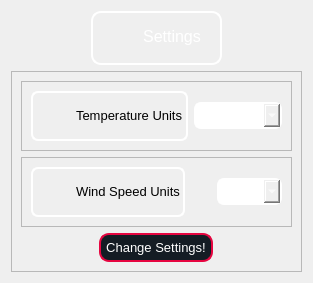
            <widget class="QWidget" name="Settings_Page">
             <layout class="QVBoxLayout" name="verticalLayout_6">
              <item alignment="Qt::AlignHCenter|Qt::AlignVCenter">
               <widget class="QFrame" name="frame_23">
                <property name="styleSheet">
                 <string notr="true">QFrame{
    border-radius: 10px;
    border: 2px solid  white;
    padding: 5px;
color:white;}
QLabel{
border:0px;
}</string>
                </property>
                <property name="frameShape">
                 <enum>QFrame::StyledPanel</enum>
                </property>
                <property name="frameShadow">
                 <enum>QFrame::Raised</enum>
                </property>
                <layout class="QHBoxLayout" name="horizontalLayout_13">
                 <property name="spacing">
                  <number>0</number>
                 </property>
                 <property name="leftMargin">
                  <number>0</number>
                 </property>
                 <property name="topMargin">
                  <number>0</number>
                 </property>
                 <property name="bottomMargin">
                  <number>0</number>
                 </property>
                 <item>
                  <widget class="QLabel" name="label_16">
                   <property name="minimumSize">
                    <size>
                     <width>40</width>
                     <height>40</height>
                    </size>
                   </property>
                   <property name="maximumSize">
                    <size>
                     <width>40</width>
                     <height>40</height>
                    </size>
                   </property>
                   <property name="text">
                    <string />
                   </property>
                   <property name="pixmap">
                    <pixmap resource="../Qss/icons/_icons.qrc">:/icons/Icons/feather/settings.png</pixmap>
                   </property>
                   <property name="scaledContents">
                    <bool>true</bool>
                   </property>
                  </widget>
                 </item>
                 <item alignment="Qt::AlignHCenter">
                  <widget class="QLabel" name="label_11">
                   <property name="font">
                    <font>
                     <pointsize>12</pointsize>
                    </font>
                   </property>
                   <property name="layoutDirection">
                    <enum>Qt::LeftToRight</enum>
                   </property>
                   <property name="text">
                    <string>Settings</string>
                   </property>
                   <property name="alignment">
                    <set>Qt::AlignHCenter|Qt::AlignTop</set>
                   </property>
                  </widget>
                 </item>
                </layout>
               </widget>
              </item>
              <item alignment="Qt::AlignHCenter">
               <widget class="QFrame" name="frame_22">
                <property name="sizePolicy">
                 <sizepolicy hsizetype="Preferred" vsizetype="Expanding">
                  <horstretch>0</horstretch>
                  <verstretch>0</verstretch>
                 </sizepolicy>
                </property>
                <property name="styleSheet">
                 <string notr="true">#frame_30,#frame_31,#frame_32,#temp_units_settings,#wind_speed_settings,#Rain_settings,QPushButton{
border:2px solid white;
padding:3px;
border-radius:7px;
color:white;}
#label_28,#label_27,#label_26{
margin:5px;}
QPushButton{
	background-color:#141C24;
	border : 2px solid #E60540;
	padding:5px;
	border-radius:10px;
color:white;
}
QPushButton:hover {
    background-color: rgba(230, 5, 64, 0.3);;
}

</string>
                </property>
                <property name="frameShape">
                 <enum>QFrame::StyledPanel</enum>
                </property>
                <property name="frameShadow">
                 <enum>QFrame::Raised</enum>
                </property>
                <layout class="QVBoxLayout" name="verticalLayout_26">
                 <item alignment="Qt::AlignBottom">
                  <widget class="QFrame" name="frame_29">
                   <property name="frameShape">
                    <enum>QFrame::StyledPanel</enum>
                   </property>
                   <property name="frameShadow">
                    <enum>QFrame::Raised</enum>
                   </property>
                   <layout class="QHBoxLayout" name="horizontalLayout_30">
                    <item alignment="Qt::AlignVCenter">
                     <widget class="QFrame" name="frame_30">
                      <property name="frameShape">
                       <enum>QFrame::StyledPanel</enum>
                      </property>
                      <property name="frameShadow">
                       <enum>QFrame::Raised</enum>
                      </property>
                      <layout class="QHBoxLayout" name="horizontalLayout_33">
                       <property name="spacing">
                        <number>0</number>
                       </property>
                       <property name="leftMargin">
                        <number>0</number>
                       </property>
                       <property name="topMargin">
                        <number>0</number>
                       </property>
                       <property name="rightMargin">
                        <number>0</number>
                       </property>
                       <property name="bottomMargin">
                        <number>0</number>
                       </property>
                       <item>
                        <widget class="QLabel" name="label_26">
                         <property name="minimumSize">
                          <size>
                           <width>40</width>
                           <height>40</height>
                          </size>
                         </property>
                         <property name="maximumSize">
                          <size>
                           <width>40</width>
                           <height>40</height>
                          </size>
                         </property>
                         <property name="text">
                          <string />
                         </property>
                         <property name="pixmap">
                          <pixmap resource="../Qss/icons/_icons.qrc">:/icons/Icons/feather/thermometer.png</pixmap>
                         </property>
                         <property name="scaledContents">
                          <bool>true</bool>
                         </property>
                        </widget>
                       </item>
                       <item alignment="Qt::AlignVCenter">
                        <widget class="QLabel" name="label_7">
                         <property name="font">
                          <font>
                           <pointsize>10</pointsize>
                          </font>
                         </property>
                         <property name="text">
                          <string>Temperature Units</string>
                         </property>
                        </widget>
                       </item>
                      </layout>
                     </widget>
                    </item>
                    <item alignment="Qt::AlignRight">
                     <widget class="QComboBox" name="temp_units_settings">
                      <property name="font">
                       <font>
                        <pointsize>10</pointsize>
                       </font>
                      </property>
                      <item>
                       <property name="text">
                        <string>Celsius</string>
                       </property>
                      </item>
                      <item>
                       <property name="text">
                        <string>Fahrenheit</string>
                       </property>
                      </item>
                     </widget>
                    </item>
                   </layout>
                  </widget>
                 </item>
                 <item alignment="Qt::AlignTop">
                  <widget class="QFrame" name="frame_27">
                   <property name="frameShape">
                    <enum>QFrame::StyledPanel</enum>
                   </property>
                   <property name="frameShadow">
                    <enum>QFrame::Raised</enum>
                   </property>
                   <layout class="QHBoxLayout" name="horizontalLayout_31">
                    <item alignment="Qt::AlignVCenter">
                     <widget class="QFrame" name="frame_31">
                      <property name="font">
                       <font>
                        <pointsize>10</pointsize>
                       </font>
                      </property>
                      <property name="frameShape">
                       <enum>QFrame::StyledPanel</enum>
                      </property>
                      <property name="frameShadow">
                       <enum>QFrame::Raised</enum>
                      </property>
                      <layout class="QHBoxLayout" name="horizontalLayout_35">
                       <property name="spacing">
                        <number>0</number>
                       </property>
                       <property name="leftMargin">
                        <number>0</number>
                       </property>
                       <property name="topMargin">
                        <number>0</number>
                       </property>
                       <property name="rightMargin">
                        <number>0</number>
                       </property>
                       <property name="bottomMargin">
                        <number>0</number>
                       </property>
                       <item>
                        <widget class="QLabel" name="label_27">
                         <property name="minimumSize">
                          <size>
                           <width>40</width>
                           <height>40</height>
                          </size>
                         </property>
                         <property name="maximumSize">
                          <size>
                           <width>40</width>
                           <height>40</height>
                          </size>
                         </property>
                         <property name="text">
                          <string />
                         </property>
                         <property name="pixmap">
                          <pixmap resource="../Qss/icons/_icons.qrc">:/icons/Icons/feather/wind.png</pixmap>
                         </property>
                         <property name="scaledContents">
                          <bool>true</bool>
                         </property>
                        </widget>
                       </item>
                       <item alignment="Qt::AlignVCenter">
                        <widget class="QLabel" name="label_22">
                         <property name="font">
                          <font>
                           <pointsize>10</pointsize>
                          </font>
                         </property>
                         <property name="text">
                          <string>Wind Speed Units</string>
                         </property>
                        </widget>
                       </item>
                      </layout>
                     </widget>
                    </item>
                    <item alignment="Qt::AlignRight">
                     <widget class="QComboBox" name="wind_speed_settings">
                      <property name="minimumSize">
                       <size>
                        <width>65</width>
                        <height>0</height>
                       </size>
                      </property>
                      <property name="maximumSize">
                       <size>
                        <width>65</width>
                        <height>16777215</height>
                       </size>
                      </property>
                      <property name="font">
                       <font>
                        <pointsize>10</pointsize>
                       </font>
                      </property>
                      <item>
                       <property name="text">
                        <string>Kmph</string>
                       </property>
                      </item>
                      <item>
                       <property name="text">
                        <string>mph</string>
                       </property>
                      </item>
                     </widget>
                    </item>
                   </layout>
                  </widget>
                 </item>
                 <item alignment="Qt::AlignHCenter">
                  <widget class="QPushButton" name="change_settings_btn">
                   <property name="font">
                    <font>
                     <pointsize>10</pointsize>
                    </font>
                   </property>
                   <property name="cursor">
                    <cursorShape>PointingHandCursor</cursorShape>
                   </property>
                   <property name="text">
                    <string>Change Settings!</string>
                   </property>
                   <property name="icon">
                    <iconset resource="../Qss/icons/_icons.qrc">
                     <normaloff>:/icons/Icons/feather/settings.png</normaloff>:/icons/Icons/feather/settings.png</iconset>
                   </property>
                  </widget>
                 </item>
                </layout>
               </widget>
              </item>
             </layout>
            </widget>
